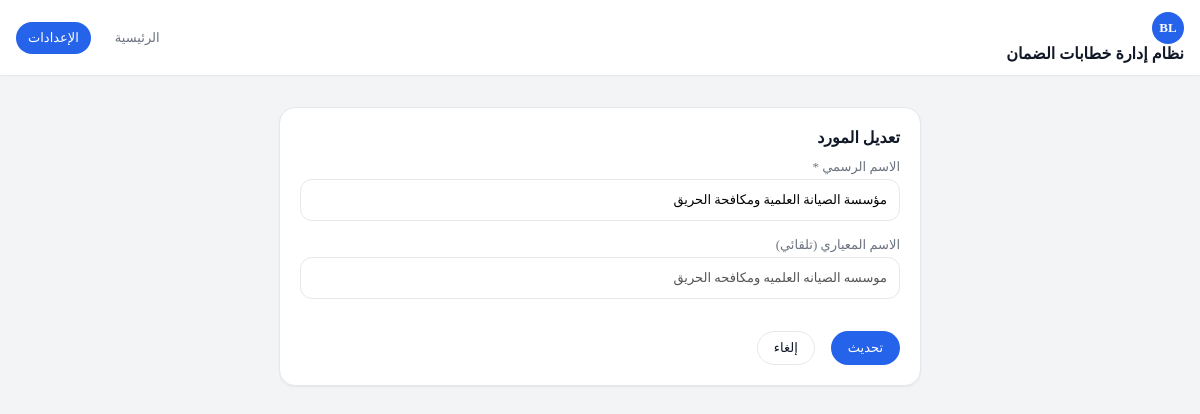
/settings/supplier-form.php?id=7, run on the app's committed database.
### tables this page shows
CREATE TABLE suppliers (
    id INTEGER PRIMARY KEY AUTOINCREMENT,
    official_name TEXT NOT NULL,
    display_name TEXT,
    normalized_name TEXT NOT NULL,
    is_confirmed INTEGER DEFAULT 0,
    created_at TEXT DEFAULT CURRENT_TIMESTAMP,
    updated_at TEXT DEFAULT CURRENT_TIMESTAMP
, supplier_normalized_key TEXT);

### app/Repositories/SupplierRepository.php (called while the page is built, shortened)
<?php
class SupplierRepository
{
    public function find(int $id): ?Supplier
    {
        $pdo = Database::connection();
        $stmt = $pdo->prepare('SELECT * FROM suppliers WHERE id = :id LIMIT 1');
        $stmt->execute(['id' => $id]);
        $row = $stmt->fetch(PDO::FETCH_ASSOC);
        return $this->map($row);
    }
    private function map(array $row): Supplier
    {
        return new Supplier(
            (int) $row['id'],
            $row['official_name'],
            $row['display_name'] ?? null,
            $row['normalized_name'],
            $row['supplier_normalized_key'] ?? null,
            (int) $row['is_confirmed'],
            $row['created_at'] ?? null,
        );
    }
}

### app/Support/autoload.php (called while the page is built, shortened)
<?php
spl_autoload_register(function (string $class): void {
    $prefix = 'App\\';
    $baseDir = __DIR__ . '/../';
    if (str_starts_with($class, $prefix)) {
        $relative = substr($class, strlen($prefix));
        $path = $baseDir . str_replace('\\', '/', $relative) . '.php';
    }
});

### www/settings/supplier-form.php (the view, shortened to what this page needs)
<?php
require_once __DIR__ . '/../../app/Support/autoload.php';
$suppliers = new SupplierRepository();
$id = isset($_GET['id']) ? (int) $_GET['id'] : null;
$supplier = $id ? $suppliers->find($id) : null;
$isEdit = $supplier !== null;
?>
<!doctype html>
<html lang="ar" dir="rtl">
<head>
    <link rel="stylesheet" href="/assets/css/style.css">
</head>
<body class="app-shell">
    <header class="app-header">
        <div class="app-header-inner">
            <div>
                <span class="app-logo">BL</span>
                <span class="app-title">نظام إدارة خطابات الضمان</span>
            </div>
            <nav class="app-nav">
                <a href="/" class="app-nav-link">الرئيسية</a>
                <a href="/settings.php?tab=suppliers" class="app-nav-link is-active">الإعدادات</a>
            </nav>
        </div>
    </header>
    <main class="app-main">
        <div class="app-container">
            <div class="form-card card">
                <div class="card-header">
                    <h2 class="card-title"><?= $isEdit ? 'تعديل المورد' : 'إضافة مورد جديد' ?></h2>
                </div>
                <form method="POST">
                    <div class="form-group">
                        <label class="form-label">الاسم الرسمي *</label>
                        <input type="text" name="official_name" class="form-control" required
                               value="<?= htmlspecialchars($supplier->officialName ?? $_POST['official_name'] ?? '') ?>">
                    </div>
                    <?php if ($isEdit): ?>
                    <div class="form-group" style="margin-top: 1rem;">
                        <label class="form-label">الاسم المعياري (تلقائي)</label>
                        <input type="text" class="form-control" disabled
                               value="<?= htmlspecialchars($supplier->normalizedName ?? '') ?>">
                    </div>
                    <?php endif; ?>
                    <div class="form-actions">
                        <button type="submit" class="btn btn-primary"><?= $isEdit ? 'تحديث' : 'إضافة' ?></button>
                        <a href="/settings.php?tab=suppliers" class="btn btn-secondary">إلغاء</a>
                    </div>
                </form>
            </div>
        </div>
    </main>
</body>
</html>

### www/assets/css/style.css (style rules this page uses)
:root { --color-bg-main: #f3f4f6; --color-bg-elevated: #ffffff; --color-border: #e5e7eb; --color-border-strong: #cbd5e1; --color-primary: #2563eb; --color-primary-hover: #1d4ed8; --color-primary-soft: #dbeafe; --color-accent: #0ea5e9; --color-text-main: #111827; --color-text-muted: #6b7280; --color-text-inverse: #ffffff; --color-success: #059669; --color-success-soft: #d1fae5; --color-warning: #d97706; --color-warning-soft: #fef3c7; --color-danger: #dc2626; --color-danger-soft: #fee2e2; --color-info: #0ea5e9; --color-info-soft: #e0f2fe; --color-status-review: #f97316; --color-status-ready: #16a34a; --color-status-conflict: #dc2626; --font-size-xs: 12px; --font-size-sm: 13px; --font-size-md: 14px; --font-size-lg: 16px; --font-size-xl: 18px; --font-size-2xl: 22px; --radius-sm: 8px; --radius-md: 12px; --radius-lg: 16px; --radius-xl: 20px; --shadow-sm: 0 1px 2px rgba(15, 23, 42, 0.06); --shadow-md: 0 4px 10px rgba(15, 23, 42, 0.08); --space-xxs: 4px; --space-xs: 8px; --space-sm: 12px; --space-md: 16px; --space-lg: 20px; --space-xl: 24px; --space-2xl: 32px; --transition-fast: 150ms ease-out; --transition-normal: 200ms ease-out; --layout-max-width: 1200px; }
body.app-shell { margin: 0; padding: 0; margin: 0; padding: 0; background-color: var(--color-bg-main); color: var(--color-text-main); }
.app-main { padding: 0 var(--space-md) var(--space-xl) var(--space-md); }
.app-container { max-width: var(--layout-max-width); margin: 0 auto; }
.app-header { position: sticky; top: 0; z-index: 50; background-color: var(--color-bg-elevated); box-shadow: var(--shadow-sm); }
.app-header-inner { max-width: var(--layout-max-width); margin: 0 auto; padding: var(--space-sm) var(--space-md); display: flex; align-items: center; justify-content: space-between; gap: var(--space-md); }
.app-logo { width: 32px; height: 32px; border-radius: var(--radius-lg); background: var(--color-primary); color: var(--color-text-inverse); display: flex; align-items: center; justify-content: center; font-weight: 700; font-size: var(--font-size-sm); }
.app-title { font-size: var(--font-size-lg); font-weight: 700; }
.app-nav { display: flex; gap: var(--space-sm); flex-wrap: wrap; }
.app-nav-link { font-size: var(--font-size-sm); padding: var(--space-xs) var(--space-sm); border-radius: 999px; text-decoration: none; color: var(--color-text-muted); transition: background-color var(--transition-fast), color var(--transition-fast); }
.app-nav-link.is-active { background-color: var(--color-primary); color: var(--color-text-inverse); }
.card { background-color: var(--color-bg-elevated); border: 1px solid var(--color-border); border-radius: var(--radius-lg); box-shadow: var(--shadow-sm); padding: var(--space-lg); margin-bottom: var(--space-lg); }
.card-header { display: flex; align-items: center; justify-content: space-between; gap: var(--space-md); margin-bottom: var(--space-sm); flex-wrap: wrap; }
.card-title { font-size: var(--font-size-lg); font-weight: 600; margin: 0; }
.btn { display: inline-flex; align-items: center; justify-content: center; gap: var(--space-xs); border-radius: 999px; border: 1px solid transparent; cursor: pointer; font-family: inherit; font-size: var(--font-size-sm); padding: 8px 16px; transition: background-color var(--transition-fast), box-shadow var(--transition-fast), transform var(--transition-fast); text-decoration: none; }
.btn-primary { background-color: var(--color-primary); color: var(--color-text-inverse); }
.btn-secondary { background-color: var(--color-bg-elevated); color: var(--color-text-main); border-color: var(--color-border); }
.form-group { display: flex; flex-direction: column; gap: 4px; }
.form-label { font-size: var(--font-size-sm); color: var(--color-text-muted); }
.form-control, .input, .select, .textarea, select, textarea { border-radius: var(--radius-md); border: 1px solid var(--color-border); padding: var(--space-sm); font-family: inherit; font-size: var(--font-size-sm); background-color: var(--color-bg-elevated); transition: border-color var(--transition-fast), box-shadow var(--transition-fast); }

### www/settings/supplier-form.php (style rules this page uses)
.form-card { max-width: 600px; margin: 2rem auto; }
.form-actions { display: flex; gap: 1rem; margin-top: 2rem; }

### data on the page
suppliers: official_name "مؤسسة الصيانة العلمية ومكافحة الحريق", normalized_name "موسسه الصيانه العلميه ومكافحه الحريق"
